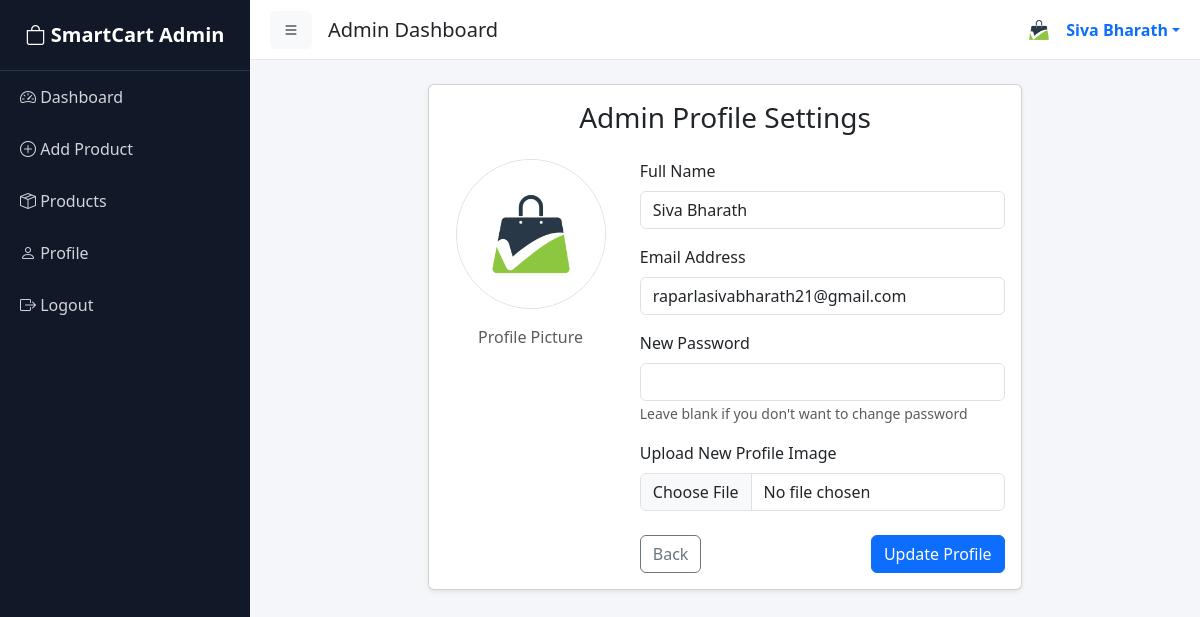
/admin/profile (signed in), run on the app's committed database.
### tables this page shows
CREATE TABLE admin(
    admin_id INTEGER PRIMARY KEY AUTOINCREMENT,
    name TEXT,
    email TEXT UNIQUE,
    password TEXT,
    profile_image TEXT
);

### app.py (the view)
@app.route('/admin/profile', methods=['GET'])
def admin_profile():
    if 'admin_id' not in session:
        flash("Please login!", "admin_danger")
        return redirect('/admin-login')
    admin_id = session['admin_id']
    conn = get_db_connection()
    cursor = conn.cursor()
    cursor.execute("SELECT * FROM admin WHERE admin_id = ?", (admin_id,))
    admin = cursor.fetchone()
    cursor.close()
    conn.close()
    return render_template("admin/admin_profile.html", admin=admin)

### app.py (called while the page is built, shortened)
def get_db_connection():
    conn = sqlite3.connect(os.path.join(BASE_DIR, "smartcart.db"), timeout=20)
    conn.row_factory = sqlite3.Row
    conn.execute("PRAGMA foreign_keys = ON")
    conn.execute("PRAGMA journal_mode=WAL")
    return conn

@app.context_processor
def inject_admin():
    if 'admin_id' in session:
        conn = get_db_connection()
        cursor = conn.cursor()
        cursor.execute("SELECT * FROM admin WHERE admin_id = ?", (session['admin_id'],))
        admin = cursor.fetchone()
        cursor.close()
        conn.close()
        return dict(current_admin=admin)
    return dict(current_admin=None)

@app.context_processor
def cart_count():
    if 'user_id' not in session:
        return dict(cart_count=0)

@app.context_processor
def global_categories():
    conn = get_db_connection()
    cursor = conn.cursor()
    cursor.execute("SELECT DISTINCT category FROM products")
    categories = cursor.fetchall()
    cursor.close()
    conn.close()
    return dict(categories=categories)

### templates/admin/admin_profile.html (shortened to what this page needs)
{% extends 'admin/base.html' %}
{% block content %}
<div class="row justify-content-center">
    <div class="col-lg-8 col-md-10">
        <div class="card shadow-sm">
            <div class="card-body">
                <h3 class="mb-4 text-center">Admin Profile Settings</h3>
                <div class="row">
                    <div class="col-md-4 text-center mb-4">
                        {% if admin.profile_image %}
                            <img src="{{ url_for('static', filename='uploads/admin_profiles/' + admin.profile_image) }}"
                                 class="img-fluid rounded-circle border mb-3"
                                 style="width:150px; height:150px; object-fit:cover;">
                        {% else %}
                            <img src="https://cdn-icons-png.flaticon.com/512/149/149071.png"
                                 class="img-fluid rounded-circle border mb-3"
                                 style="width:150px; height:150px; object-fit:cover;">
                        {% endif %}
                        <p class="text-muted">Profile Picture</p>
                    </div>
                    <div class="col-md-8">
                        <form method="POST" action="/admin/profile" enctype="multipart/form-data">
                            <div class="mb-3">
                                <label class="form-label">Full Name</label>
                                <input type="text" name="name" class="form-control"
                                       value="{{ admin.name }}" required>
                            </div>
                            <div class="mb-3">
                                <label class="form-label">Email Address</label>
                                <input type="email" name="email" class="form-control"
                                       value="{{ admin.email }}" required>
                            </div>
                            <div class="mb-3">
                                <label class="form-label">New Password</label>
                                <input type="password" name="password" class="form-control">
                                <small class="text-muted">
                                    Leave blank if you don't want to change password
                                </small>
                            </div>
                            <div class="mb-4">
                                <label class="form-label">Upload New Profile Image</label>
                                <input type="file" name="profile_image" accept="image/*" class="form-control">
                            </div>
                            <div class="d-flex justify-content-between">
                                <a href="/admin/dashboard" class="btn btn-outline-secondary">Back</a>
                                <button type="submit" class="btn btn-primary">Update Profile</button>
                            </div>
                        </form>
                    </div>
                </div>
            </div>
        </div>
    </div>
</div>
{% endblock %}

### templates/admin/_topbar.html (shortened to what this page needs)
<nav class="topbar d-flex justify-content-between align-items-center">
    <div class="d-flex align-items-center">
        <button id="toggleBtn" class="btn btn-light me-3">
            <i class="bi bi-list"></i>
        </button>
        <h5 class="mb-0">Admin Dashboard</h5>
    </div>
    {% if current_admin %}
    <div class="dropdown">
        <a class="d-flex align-items-center text-decoration-none dropdown-toggle"
           href="#" role="button" data-bs-toggle="dropdown">
            {% if current_admin.profile_image %}
                <img src="{{ url_for('static', filename='uploads/admin_profiles/' + current_admin.profile_image) }}"
                     class="rounded-circle me-2"
                     style="width:38px; height:38px; object-fit:cover;">
            {% else %}
                <img src="https://cdn-icons-png.flaticon.com/512/149/149071.png"
                     class="rounded-circle me-2"
                     style="width:38px; height:38px;">
            {% endif %}
            <strong>{{ current_admin.name }}</strong>
        </a>
    </div>
    {% endif %}
</nav>

### static/css/admin.css (style rules this page uses)
body { background:#f4f6f9; font-family:'Segoe UI',sans-serif; }
.topbar { height:60px; background:white; border-bottom:1px solid #e5e7eb; display:flex; align-items:center; padding:0 20px; }
#toggleBtn { position:relative; z-index:1200; }

### data on the page
admin: profile_image (placeholder picture), name "Siva Bharath", email "raparlasivabharath21@gmail.com"
